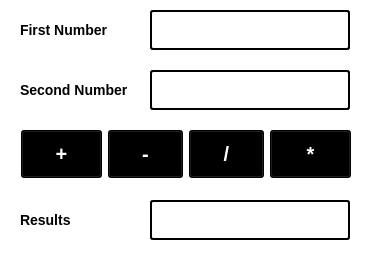
<?xml version="1.0" encoding="UTF-8"?>
<ui version="4.0">
 <class>Form</class>
 <widget class="QWidget" name="Form">
  <property name="geometry">
   <rect>
    <x>0</x>
    <y>0</y>
    <width>369</width>
    <height>266</height>
   </rect>
  </property>
  <property name="windowTitle">
   <string>Simple Calculator</string>
  </property>
  <property name="styleSheet">
   <string notr="true">QWidget {background-color:  white;}
QLabel {
color: black;
font-size: 14px;
font-weight: bold;
}
QLineEdit {
	border: 2px solid black;
	color: black;
	font-size: 14px;
border-radius: 3px;
}
QPushButton {
color: white;
background-color: black;
height: 40px;
width: 40px;
font-size: 20px;
font-weight: bold;
}
</string>
  </property>
  <widget class="QLabel" name="label">
   <property name="geometry">
    <rect>
     <x>20</x>
     <y>10</y>
     <width>120</width>
     <height>40</height>
    </rect>
   </property>
   <property name="text">
    <string>First Number</string>
   </property>
  </widget>
  <widget class="QLabel" name="label_2">
   <property name="geometry">
    <rect>
     <x>20</x>
     <y>70</y>
     <width>120</width>
     <height>40</height>
    </rect>
   </property>
   <property name="text">
    <string>Second Number</string>
   </property>
  </widget>
  <widget class="QLabel" name="label_3">
   <property name="geometry">
    <rect>
     <x>20</x>
     <y>200</y>
     <width>120</width>
     <height>40</height>
    </rect>
   </property>
   <property name="text">
    <string>Results</string>
   </property>
  </widget>
  <widget class="QLineEdit" name="num1">
   <property name="enabled">
    <bool>true</bool>
   </property>
   <property name="geometry">
    <rect>
     <x>150</x>
     <y>10</y>
     <width>200</width>
     <height>40</height>
    </rect>
   </property>
  </widget>
  <widget class="QLineEdit" name="num2">
   <property name="geometry">
    <rect>
     <x>150</x>
     <y>70</y>
     <width>200</width>
     <height>40</height>
    </rect>
   </property>
   <property name="minimumSize">
    <size>
     <width>45</width>
     <height>0</height>
    </size>
   </property>
  </widget>
  <widget class="QLineEdit" name="results">
   <property name="geometry">
    <rect>
     <x>150</x>
     <y>200</y>
     <width>200</width>
     <height>40</height>
    </rect>
   </property>
  </widget>
  <widget class="QPushButton" name="pushButton">
   <property name="geometry">
    <rect>
     <x>21</x>
     <y>130</y>
     <width>81</width>
     <height>48</height>
    </rect>
   </property>
   <property name="text">
    <string>+</string>
   </property>
  </widget>
  <widget class="QPushButton" name="pushButton_2">
   <property name="geometry">
    <rect>
     <x>108</x>
     <y>130</y>
     <width>75</width>
     <height>48</height>
    </rect>
   </property>
   <property name="text">
    <string>-</string>
   </property>
  </widget>
  <widget class="QPushButton" name="pushButton_3">
   <property name="geometry">
    <rect>
     <x>189</x>
     <y>130</y>
     <width>75</width>
     <height>48</height>
    </rect>
   </property>
   <property name="text">
    <string>/</string>
   </property>
  </widget>
  <widget class="QPushButton" name="pushButton_4">
   <property name="geometry">
    <rect>
     <x>270</x>
     <y>130</y>
     <width>81</width>
     <height>48</height>
    </rect>
   </property>
   <property name="text">
    <string>*</string>
   </property>
  </widget>
 </widget>
 <resources/>
 <connections/>
</ui>
